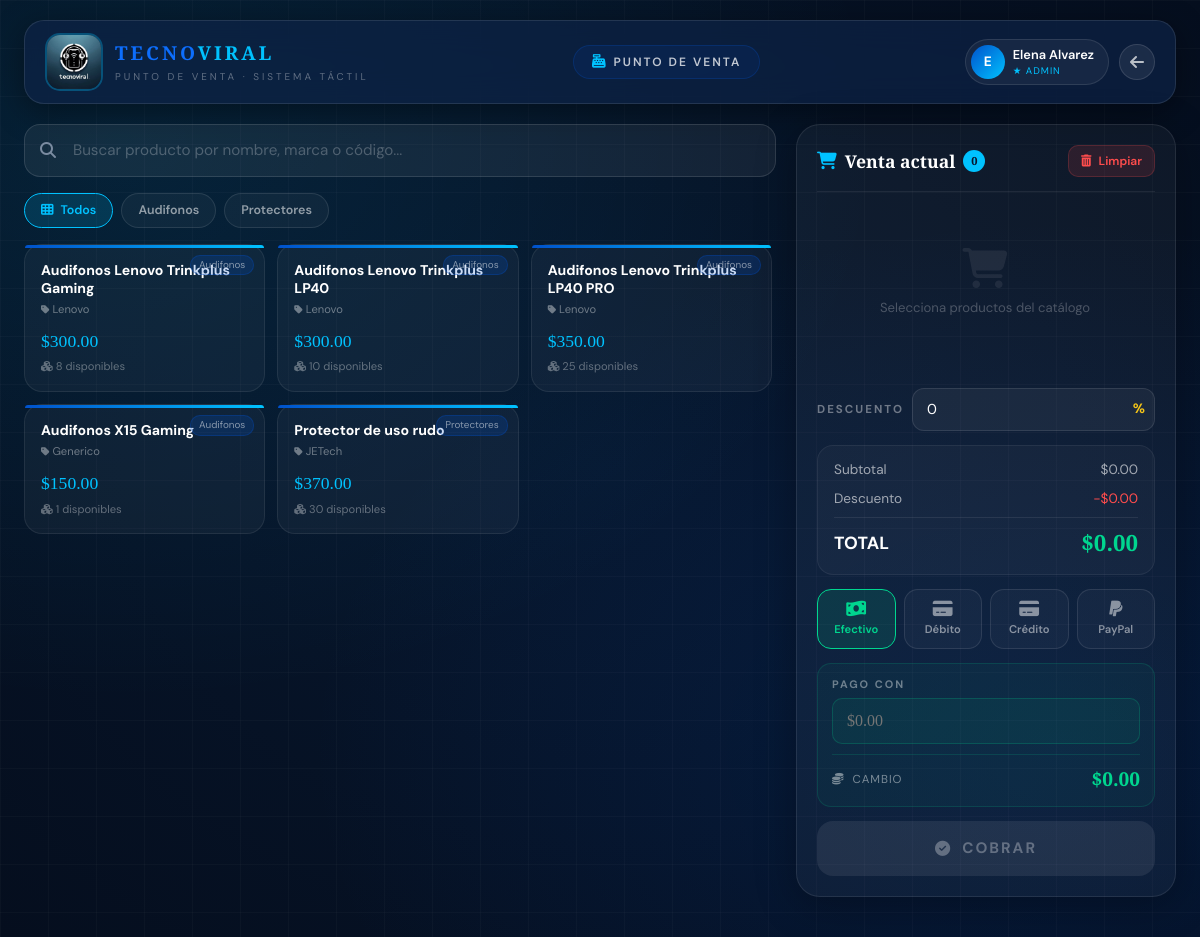
The page /electronica_bd/punto_venta.php (signed in) on the database its author committed.
### tables this page shows
CREATE TABLE `categorias` (
  `id` int(11) NOT NULL,
  `nombre` varchar(100) NOT NULL,
  `descripcion` text DEFAULT NULL,
  `fecha_creacion` timestamp NOT NULL DEFAULT current_timestamp()
);

CREATE TABLE `productos` (
  `id` int(11) NOT NULL,
  `nombre` varchar(200) NOT NULL,
  `descripcion` text DEFAULT NULL,
  `id_categoria` int(11) DEFAULT NULL,
  `marca` varchar(100) NOT NULL,
  `precio` decimal(10,2) NOT NULL,
  `stock` int(11) NOT NULL DEFAULT 0,
  `stock_minimo` int(11) DEFAULT 5,
  `stock_maximo` int(11) DEFAULT 100,
  `ubicacion` varchar(50) DEFAULT NULL,
  `fecha_registro` timestamp NOT NULL DEFAULT current_timestamp(),
  `activo` tinyint(1) DEFAULT 1
);

### electronica_bd/punto_venta.php (the view, shortened to what this page needs)
<?php
require_once 'conexion.php';
$user_nombre = $_SESSION['user_nombre'];
$user_rol    = $_SESSION['user_rol'];
$result_productos = mysqli_query($conn, "SELECT p.*, c.nombre as categoria FROM productos p LEFT JOIN categorias c ON p.id_categoria = c.id WHERE p.activo = 1 AND p.stock > 0 ORDER BY p.nombre ASC");
$result_categorias = mysqli_query($conn, "SELECT * FROM categorias ORDER BY nombre");
?>
<!DOCTYPE html>
<html lang="es">
<head>
    <link href="https://cdn.jsdelivr.net/npm/bootstrap@5.3.2/dist/css/bootstrap.min.css" rel="stylesheet">
    <link href="https://cdnjs.cloudflare.com/ajax/libs/font-awesome/6.5.0/css/all.min.css" rel="stylesheet">
</head>
<body>
<div class="bg-canvas"></div>
<div class="bg-grid"></div>
<div class="page-wrap">
    <div class="topbar anim">
        <a href="menu_principal.php" class="brand-row" style="text-decoration:none;">
            <img src="imagenes/logoe.jpeg" alt="TecnoViral" class="logo-img"
                 onerror="this.src='https://placehold.co/58x58/0052cc/fff?text=TV'">
            <div>
                <div class="brand-name">TECNO<span>VIRAL</span></div>
                <div class="brand-sub">Punto de Venta · Sistema Táctil</div>
            </div>
        </a>
        <div class="page-pill">
            <i class="fas fa-cash-register"></i>
            <span>Punto de Venta</span>
        </div>
        <div style="display:flex;align-items:center;gap:10px;">
            <div class="user-chip">
                <div class="user-avatar"><?php echo strtoupper(substr($user_nombre,0,1)); ?></div>
                <div>
                    <div class="u-name"><?php echo htmlspecialchars($user_nombre); ?></div>
                    <div class="u-role"><?php echo $user_rol == 'administrador' ? '★ Admin' : 'Vendedor'; ?></div>
                </div>
            </div>
            <a href="menu_principal.php" class="btn-back"><i class="fas fa-arrow-left"></i></a>
        </div>
    </div>
    <div class="pos-layout anim">
        <div class="panel-productos">
            <div class="search-box" id="searchBox">
                <i class="fas fa-magnifying-glass search-ico"></i>
                <input type="text" id="searchInput" placeholder="Buscar producto por nombre, marca o código..." autocomplete="off">
            </div>
            <div class="cat-filter">
                <button class="cat-btn active" onclick="filtrarCat('todas', this)">
                    <i class="fas fa-th me-1"></i> Todos
                </button>
                <?php
                mysqli_data_seek($result_categorias, 0);
                while ($cat = mysqli_fetch_assoc($result_categorias)):
                ?>
                <button class="cat-btn" onclick="filtrarCat('<?php echo $cat['id']; ?>', this)">
                    <?php echo htmlspecialchars($cat['nombre']); ?>
                </button>
                <?php endwhile; ?>
            </div>
            <div class="productos-grid" id="productosGrid">
                <?php
                mysqli_data_seek($result_productos, 0);
                while ($p = mysqli_fetch_assoc($result_productos)):
                ?>
                <button class="prod-btn" data-id="<?php echo $p['id']; ?>"
                        data-cat="<?php echo $p['id_categoria']; ?>"
                        data-nombre="<?php echo htmlspecialchars($p['nombre'], ENT_QUOTES); ?>"
                        data-precio="<?php echo $p['precio']; ?>"
                        data-stock="<?php echo $p['stock']; ?>"
                        onclick="agregarDesdeBtn(this)">
                    <span class="pb-cat"><?php echo htmlspecialchars($p['categoria'] ?? ''); ?></span>
                    <div class="pb-nombre"><?php echo htmlspecialchars($p['nombre']); ?></div>
                    <div class="pb-marca"><i class="fas fa-tag" style="font-size:.6rem;"></i> <?php echo htmlspecialchars($p['marca']); ?></div>
                    <div class="pb-precio">$<?php echo number_format($p['precio'], 2); ?></div>
                    <div class="pb-stock"><i class="fas fa-cubes" style="font-size:.65rem;"></i> <?php echo $p['stock']; ?> disponibles</div>
                </button>
                <?php endwhile; ?>
            </div>
        </div>
        <div class="panel-carrito">
            <div class="carrito-header">
                <div class="carrito-title">
                    <i class="fas fa-shopping-cart"></i>
                    Venta actual
                    <span class="carrito-count" id="carritoCount">0</span>
                </div>
                <button class="btn-limpiar" onclick="limpiarCarrito()">
                    <i class="fas fa-trash-can me-1"></i> Limpiar
                </button>
            </div>
            <div class="carrito-items" id="carritoItems">
                <div class="carrito-empty" id="carritoEmpty">
                    <i class="fas fa-shopping-cart"></i>
                    <p>Selecciona productos del catálogo</p>
                </div>
            </div>
            <div class="descuento-wrap">
                <label>Descuento</label>
                <div class="descuento-input">
                    <input type="number" id="descuento" min="0" max="<?php echo $user_rol == 'administrador' ? '100' : ($user_rol == 'supervisor' ? '20' : '10'); ?>"
                           value="0" placeholder="0" oninput="calcularTotales()">
                    <span>%</span>
                </div>
            </div>
            <div class="totales-box">
                <div class="total-row">
                    <span>Subtotal</span>
                    <span id="subtotalVal">$0.00</span>
                </div>
                <div class="total-row">
                    <span>Descuento</span>
                    <span id="descuentoVal" style="color:var(--danger);">-$0.00</span>
                </div>
                <div class="total-row grande">
                    <span>TOTAL</span>
                    <span class="val" id="totalVal">$0.00</span>
                </div>
            </div>
            <div class="metodo-selector">
                <div class="metodo-opt">
                    <label for="m-efectivo" class="lbl-efectivo" onclick="seleccionarMetodo('efectivo')">
                        <i class="fas fa-money-bill-wave"></i>
                        Efectivo
                    </label>
                </div>
                <div class="metodo-opt">
                    <label for="m-debito" class="lbl-debito" onclick="seleccionarMetodo('debito')">
                        <i class="fas fa-credit-card"></i>
                        Débito
                    </label>
                </div>
                <div class="metodo-opt">
                    <label for="m-credito" class="lbl-credito" onclick="seleccionarMetodo('credito')">
                        <i class="fas fa-credit-card"></i>
                        Crédito
                    </label>
                </div>
                <div class="metodo-opt">
                    <label for="m-paypal" class="lbl-paypal" onclick="seleccionarMetodo('paypal')">
                        <i class="fab fa-paypal"></i>
                        PayPal
                    </label>
                </div>
            </div>
            <div class="efectivo-box" id="efectivoBox">
                <label>Pago con</label>
                <input type="number" id="pagoCon" placeholder="$0.00" oninput="calcularCambio()" min="0">
                <div class="cambio-row">
                    <span class="cambio-lbl"><i class="fas fa-coins me-1"></i> Cambio</span>
                    <span class="cambio-val" id="cambioVal">$0.00</span>
                </div>
            </div>
            <button class="btn-cobrar" id="btnCobrar" onclick="procesarVenta()" disabled>
                <i class="fas fa-check-circle"></i>
                COBRAR
            </button>
        </div>
    </div>
</div>
</body>
</html>

### rows shown on the page
categorias: nombre "Audifonos"
categorias: nombre "Protectores"
productos: id_categoria.nombre "Audifonos", nombre "Audifonos Lenovo Trinkplus Gaming", marca "Lenovo", precio "300.00", stock "8"
productos: id_categoria.nombre "Audifonos", nombre "Audifonos Lenovo Trinkplus LP40", marca "Lenovo", precio "300.00", stock "10"
productos: id_categoria.nombre "Audifonos", nombre "Audifonos Lenovo Trinkplus LP40 PRO", marca "Lenovo", precio "350.00", stock "25"
productos: id_categoria.nombre "Audifonos", nombre "Audifonos X15 Gaming", marca "Generico", precio "150.00", stock "1"
productos: id_categoria.nombre "Protectores", nombre "Protector de uso rudo", marca "JETech", precio "370.00", stock "30"

### other values the page prints
substr($user_nombre,0,1) "E"
$user_nombre "Elena Alvarez"
